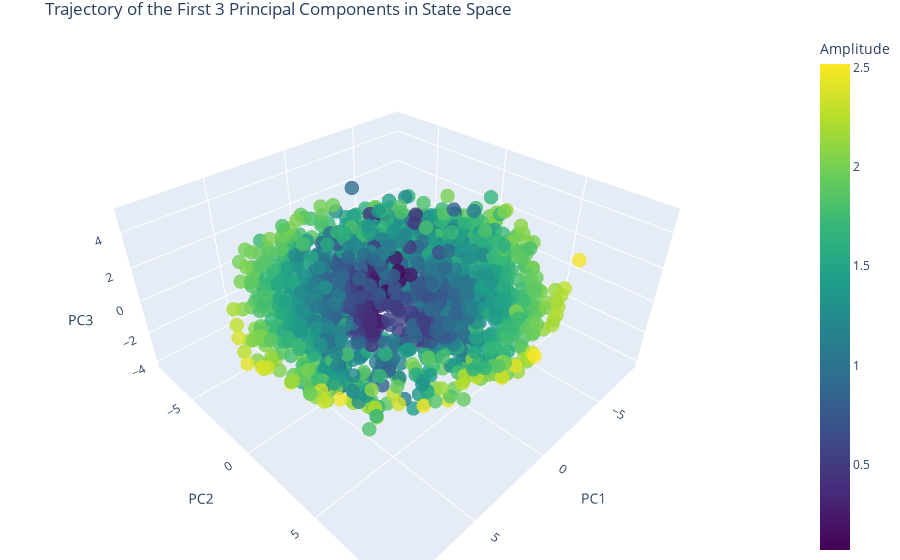

The notebook cell saved with this chart:
### Code cell
# Extract the first three PCs
pc1 = transformed_data[:, 0]
pc2 = transformed_data[:, 1]
pc3 = transformed_data[:, 2]

# Time steps for coloring
amplitude = np.array(param_df.amplitude)

# Create the figure
fig = go.Figure(data=[go.Scatter3d(
    x=pc1[::4],
    y=pc2[::4],
    z=pc3[::4],
    mode='markers',
    marker=dict(
        size=5,
        color=amplitude[::4],  # Set color to time steps
        colorscale='Viridis',  # Choose a color scale
        colorbar=dict(title='Amplitude'),
        opacity=0.8
    )
)])

# Set the layout of the figure
fig.update_layout(
    title='Trajectory of the First 3 Principal Components in State Space',
    scene=dict(
        xaxis_title='PC1',
        yaxis_title='PC2',
        zaxis_title='PC3'
    ),
    margin=dict(l=0, r=0, b=0, t=30)
)

# Show the figure
fig.show()

### Figure 1 — Plotly figure (JSON) as saved in the notebook; plotly's stock layout.template omitted (floating-point values rounded to 4 significant figures; data arrays with more than 128 entries replaced by an {"elided": "..."} marker saying what was removed)
{"data": [{"marker": {"color": {"elided": "1872 float values"}, "colorbar": {"title": {"text": "Amplitude"}}, "colorscale": [[0, "#440154"], [0.1111, "#482878"], [0.2222, "#3e4989"], [0.3333, "#31688e"], [0.4444, "#26828e"], [0.5556, "#1f9e89"], [0.6667, "#35b779"], [0.7778, "#6ece58"], [0.8889, "#b5de2b"], [1, "#fde725"]], "opacity": 0.8, "size": 5}, "mode": "markers", "type": "scatter3d", "x": {"elided": "1872 float values"}, "y": {"elided": "1872 float values"}, "z": {"elided": "1872 float values"}}], "layout": {"margin": {"b": 0, "l": 0, "r": 0, "t": 30}, "scene": {"xaxis": {"title": {"text": "PC1"}}, "yaxis": {"title": {"text": "PC2"}}, "zaxis": {"title": {"text": "PC3"}}}, "title": {"text": "Trajectory of the First 3 Principal Components in State Space"}}}
